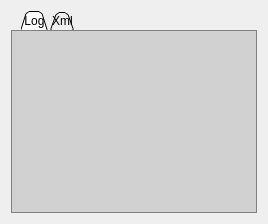
<?xml version="1.0" encoding="UTF-8"?>
<ui version="4.0">
 <class>LogWidget</class>
 <widget class="QWidget" name="LogWidget">
  <property name="geometry">
   <rect>
    <x>0</x>
    <y>0</y>
    <width>268</width>
    <height>224</height>
   </rect>
  </property>
  <property name="sizePolicy">
   <sizepolicy hsizetype="Maximum" vsizetype="Maximum">
    <horstretch>0</horstretch>
    <verstretch>0</verstretch>
   </sizepolicy>
  </property>
  <property name="minimumSize">
   <size>
    <width>268</width>
    <height>224</height>
   </size>
  </property>
  <property name="windowTitle">
   <string>Form</string>
  </property>
  <property name="styleSheet">
   <string notr="true">QTextBrowser {
	border: 1px solid gray;
	background-color: rgba(0, 0, 0, 32);
}

QTabWidget::pane {
	background: rgba(0, 0, 0, 0);
	border: 0;

    /*    
    position: absolute;
    top: 7px;
    */
}
QTabWidget::tab-bar {
	left: 10px;
}
QTabBar::tab {
    background: qlineargradient(x1: 0, y1: 0, x2: 0, y2: 1,
                                   stop: 0 rgba(0, 0, 0, 16),
								   stop: 0.4 rgba(0, 0, 0, 32),
                                   stop: 0.5 rgba(0, 0, 0, 30),
                                   stop: 1.0 rgba(0, 0, 0, 16));
     min-width: 8ex;
     padding: 2px;
	margin-right: 2px;
/*
	padding: 4px;
	margin-right: 2px;
	min-width: 40px;
*/
		
;
}


QTabBar::tab:selected, QTabBar::tab:hover {
    background: qlineargradient(x1: 0, y1: 0, x2: 0, y2: 1,
                                   stop: 0 rgba(0, 0, 0, 32),
								   stop: 0.4 rgba(0, 0, 0, 64),
                                   stop: 0.5 rgba(0, 0, 0, 60),
                                   stop: 1.0 rgba(0, 0, 0, 32));
	border: 1px solid gray;
	border-bottom: 0;

 }
QScrollBar:vertical {
	border: 1px solid grey;
	background: rgba(0, 0, 0, 0);
	width: 15px;
	margin: 19px 0 19px 0;
}
QScrollBar::handle:vertical {
	background: rgba(0, 0, 0, 32);
	border-top: 1px solid grey;
	border-bottom: 1px solid grey;
	min-height: 45px;
	margin-top: -1;
	margin-bottom: -1;
}
QScrollBar::add-line:vertical {
	border: 1px solid grey;
	background: rgba(0, 0, 0, 32);
	height: 15px;
	subcontrol-position: bottom;
	subcontrol-origin: margin;
}
QScrollBar::sub-line:vertical {
	border: 1px solid grey;
	background: rgba(0, 0, 0, 32);
	height: 15px;
	subcontrol-position: top;
	subcontrol-origin: margin;
}

QScrollBar::up-arrow:vertical, QScrollBar::down-arrow:vertical {
	border: 1px solid grey;
	width: 5px;
	height: 5px;
	background: rgb(0, 0, 0, 32);
}
QScrollBar::add-page:vertical, QScrollBar::sub-page:vertical {
	background: none;
}
</string>
  </property>
  <layout class="QHBoxLayout" name="horizontalLayout">
   <property name="spacing">
    <number>1</number>
   </property>
   <item>
    <widget class="QTabWidget" name="mp_tabWidget">
     <property name="focusPolicy">
      <enum>Qt::WheelFocus</enum>
     </property>
     <property name="styleSheet">
      <string notr="true"/>
     </property>
     <property name="tabShape">
      <enum>QTabWidget::Triangular</enum>
     </property>
     <property name="currentIndex">
      <number>0</number>
     </property>
     <widget class="QWidget" name="mp_tabLog">
      <attribute name="title">
       <string>Log</string>
      </attribute>
      <layout class="QGridLayout">
       <property name="verticalSpacing">
        <number>0</number>
       </property>
       <property name="margin">
        <number>0</number>
       </property>
       <item row="0" column="0">
        <widget class="QTextBrowser" name="mp_logView">
         <property name="focusPolicy">
          <enum>Qt::NoFocus</enum>
         </property>
         <property name="styleSheet">
          <string notr="true"/>
         </property>
         <property name="html">
          <string>&lt;!DOCTYPE HTML PUBLIC &quot;-//W3C//DTD HTML 4.0//EN&quot; &quot;http://www.w3.org/TR/REC-html40/strict.dtd&quot;&gt;
&lt;html&gt;&lt;head&gt;&lt;meta name=&quot;qrichtext&quot; content=&quot;1&quot; /&gt;&lt;style type=&quot;text/css&quot;&gt;
p, li { white-space: pre-wrap; }
&lt;/style&gt;&lt;/head&gt;&lt;body style=&quot; font-family:'Lucida Grande'; font-size:13pt; font-weight:400; font-style:normal;&quot;&gt;
&lt;p style=&quot;-qt-paragraph-type:empty; margin-top:0px; margin-bottom:0px; margin-left:0px; margin-right:0px; -qt-block-indent:0; text-indent:0px; font-family:'DejaVu Sans'; font-size:9pt; color:#ffffff;&quot;&gt;&lt;/p&gt;&lt;/body&gt;&lt;/html&gt;</string>
         </property>
         <property name="openLinks">
          <bool>false</bool>
         </property>
        </widget>
       </item>
      </layout>
     </widget>
     <widget class="QWidget" name="mp_tabDebug">
      <attribute name="title">
       <string>Xml</string>
      </attribute>
      <layout class="QGridLayout" name="gridLayout">
       <property name="margin">
        <number>0</number>
       </property>
       <property name="spacing">
        <number>0</number>
       </property>
       <item row="0" column="0">
        <widget class="QTextBrowser" name="mp_xmlView">
         <property name="html">
          <string>&lt;!DOCTYPE HTML PUBLIC &quot;-//W3C//DTD HTML 4.0//EN&quot; &quot;http://www.w3.org/TR/REC-html40/strict.dtd&quot;&gt;
&lt;html&gt;&lt;head&gt;&lt;meta name=&quot;qrichtext&quot; content=&quot;1&quot; /&gt;&lt;style type=&quot;text/css&quot;&gt;
p, li { white-space: pre-wrap; }
&lt;/style&gt;&lt;/head&gt;&lt;body style=&quot; font-family:'Lucida Grande'; font-size:13pt; font-weight:400; font-style:normal;&quot;&gt;
&lt;p style=&quot;-qt-paragraph-type:empty; margin-top:0px; margin-bottom:0px; margin-left:0px; margin-right:0px; -qt-block-indent:0; text-indent:0px; font-family:'DejaVu Sans'; font-size:9pt;&quot;&gt;&lt;/p&gt;&lt;/body&gt;&lt;/html&gt;</string>
         </property>
        </widget>
       </item>
      </layout>
     </widget>
    </widget>
   </item>
  </layout>
 </widget>
 <resources/>
 <connections/>
</ui>
